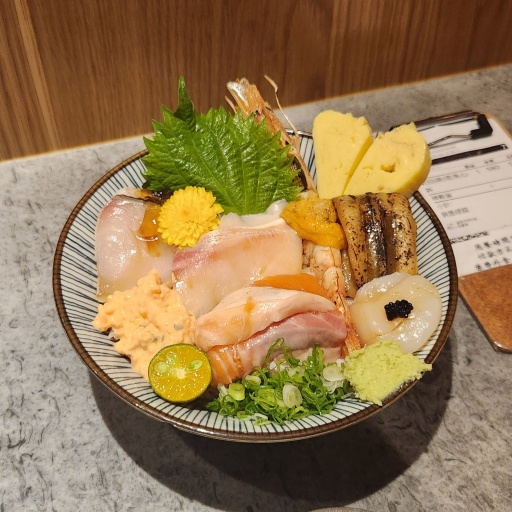
#> input picture assets/food.jpg, 512 x 512 px, found by its file name
$ python 03_block_dct_jpeg.py
#> lines starting #> are read from the running program, lines starting #| are printed output that depends on the picture
### src/io_utils.py
"""Image loading helpers."""

import os

import cv2
import numpy as np


def load_image(path, color_space="rgb"):
    """Load an image file and convert it to the requested color space.

    Parameters
    ----------
    path : str
        Path to the image file.
    color_space : {"rgb", "yuv", "gray"}
        Target color space. ``"gray"`` returns an ``int32`` ``(H, W, 1)`` array;
        the others return ``float32`` ``(H, W, 3)`` arrays.
    """
    if not os.path.exists(path):
        raise FileNotFoundError(
            f"Image not found: {path}. Pass any 512x512 color image via "
            "--image (the default test image is assets/food.jpg)."
        )
    image = cv2.imread(path, cv2.IMREAD_COLOR)
    if image is None:
        raise ValueError(f"Failed to read image: {path}")

    if color_space == "rgb":
        return cv2.cvtColor(image, cv2.COLOR_BGR2RGB).astype(np.float32)
    if color_space == "yuv":
        return cv2.cvtColor(image, cv2.COLOR_BGR2YUV).astype(np.float32)
    if color_space == "gray":
        gray = cv2.cvtColor(image, cv2.COLOR_BGR2GRAY).astype(np.int32)
        h, w = gray.shape
        return gray.reshape(h, w, 1)
    raise ValueError("color_space must be 'rgb', 'yuv', or 'gray'")

### src/blocks.py
"""Splitting an image into fixed-size blocks and stitching them back."""

import numpy as np


def split_image_into_blocks(image, block_size):
    """Split ``(H, W, C)`` image into a row-major list of ``(bs, bs, C)`` blocks.

    Assumes ``H`` and ``W`` are exact multiples of ``block_size``.
    """
    blocks = []
    height, width, _ = image.shape
    for y in range(0, height, block_size):
        for x in range(0, width, block_size):
            blocks.append(image[y:y + block_size, x:x + block_size, :])
    return blocks


def restore_image_from_blocks(block_list, image_size=512, block_size=8, channels=3):
    """Reassemble a row-major list of blocks into a full image.

    Values are rounded and clipped to ``[0, 255]`` and returned as ``uint8``.
    """
    restored = np.zeros((image_size, image_size, channels))
    idx = 0
    for y in range(0, image_size, block_size):
        for x in range(0, image_size, block_size):
            restored[y:y + block_size, x:x + block_size, :] = block_list[idx]
            idx += 1
    return np.clip(np.round(restored), 0, 255).astype(np.uint8)

### src/metrics.py
"""Distortion metrics shared across all pipelines."""

import numpy as np


def calculate_mse(original, restored):
    """Mean squared error between two arrays of identical shape."""
    original = np.asarray(original)
    restored = np.asarray(restored)
    return np.mean((original - restored) ** 2)


# [5 lines left out: function calculate_list_mse, not called in this run]

### src/rate_distortion.py
"""Rate-distortion sweeps, RD-curve plotting, and optimal-QP search."""

import os

import numpy as np
import matplotlib.pyplot as plt

from .jpeg_codec import image_compress, image_decompress
from .entropy import count_bits, unary_length
from .metrics import calculate_mse, calculate_list_mse

TOTAL_PIXELS = 512 * 512  # rate is normalized by the full-image pixel count


def sweep_blocks(blocks, luminance_table, chrominance_table, QP_values,
                 use_dct=True, block_size=8, reconstruct_fn=None, reference=None):
    """Sweep a list of QP values over a list of 3-channel blocks/subbands.

    For each QP, every block's Y channel is coded with ``luminance_table`` and
    its U, V channels with ``chrominance_table``. Rate is total bits divided by
    ``512 * 512``.

    Distortion is computed in one of two ways:

    * If ``reconstruct_fn`` and ``reference`` are given, the restored blocks are
      reassembled into a full image via ``reconstruct_fn`` and compared to
      ``reference`` with MSE (both experiment pipelines).
    * Otherwise, the MSE is taken directly between the stacks of original and
      restored blocks.

    Returns
    -------
    (rate_list, distortion_list) : tuple of lists
    """
    rate_list, distortion_list = [], []
    for qp in QP_values:
        restored_blocks = []
        size = 0
        for block in blocks:
            cY = image_compress(block[:, :, 0], luminance_table, qp, use_dct)
            cU = image_compress(block[:, :, 1], chrominance_table, qp, use_dct)
            cV = image_compress(block[:, :, 2], chrominance_table, qp, use_dct)

            dY = image_decompress(cY, luminance_table, qp, use_dct, block_size)
            dU = image_decompress(cU, chrominance_table, qp, use_dct, block_size)
            dV = image_decompress(cV, chrominance_table, qp, use_dct, block_size)

            restored_blocks.append(np.stack((dY, dU, dV), axis=2))
            size += count_bits(cY) + count_bits(cU) + count_bits(cV)

        if reconstruct_fn is not None and reference is not None:
            restored = reconstruct_fn(restored_blocks)
            distortion_list.append(calculate_mse(reference, restored))
        else:
            distortion_list.append(calculate_list_mse(blocks, restored_blocks))

        rate_list.append(size / TOTAL_PIXELS)
    return rate_list, distortion_list


# [18 lines left out: function find_optimal_qp, not called in this run]


def plot_rd_curve(rate_list, distortion_list, labels=None, label_prefix="QP",
                  title="Rate-Distortion Curve", save_path=None):
    """Plot an MSE-vs-bpp rate-distortion curve with per-point annotations.

    If ``save_path`` is given the figure is written there; otherwise it is
    shown interactively.
    """
    plt.figure(figsize=(10, 6))
    plt.plot(rate_list, distortion_list, marker="o", linestyle="-", color="b")
    if labels is not None:
        for i, lab in enumerate(labels):
            plt.text(rate_list[i] + 0.05, distortion_list[i] + 0.05,
                     f"{label_prefix}={lab}", fontsize=9, ha="left", va="bottom")
    plt.xlabel("Rate (Bits per Pixel)", loc="right")
    plt.ylabel("Distortion (MSE)", loc="top")
    plt.title(title)
    plt.grid(True)
    if save_path:
        save_dir = os.path.dirname(save_path)
        if save_dir:
            os.makedirs(save_dir, exist_ok=True)
        plt.savefig(save_path, dpi=150, bbox_inches="tight")
        plt.close()
    else:
        plt.show()

### src/quantization.py
"""Quantization and the standard JPEG quantization tables.

Two families of tables are provided:

* The standard 8x8 JPEG luminance / chrominance tables, used by the block-DCT
  pipeline (``src/jpeg_codec.py``).
* Flat "unit" tables (all-ones) at an arbitrary block size, used by the subband
  compression pipeline where the QP alone controls the step size.
"""

import numpy as np

# Standard JPEG 8x8 luminance quantization table (Annex K).
LUMINANCE_QUANT_TABLE = np.array([
    [16, 11, 10, 16, 24, 40, 51, 61],
    [12, 12, 14, 19, 26, 58, 60, 55],
    [14, 13, 16, 24, 40, 57, 69, 56],
    [14, 17, 22, 29, 51, 87, 80, 62],
    [18, 22, 37, 56, 68, 109, 103, 77],
    [24, 35, 55, 64, 81, 104, 113, 92],
    [49, 64, 78, 87, 103, 121, 120, 101],
    [72, 92, 95, 98, 112, 100, 103, 99],
])

# Standard JPEG 8x8 chrominance quantization table (Annex K).
CHROMINANCE_QUANT_TABLE = np.array([
    [17, 18, 24, 47, 99, 99, 99, 99],
    [18, 21, 26, 66, 99, 99, 99, 99],
    [24, 26, 56, 99, 99, 99, 99, 99],
    [47, 66, 99, 99, 99, 99, 99, 99],
    [99, 99, 99, 99, 99, 99, 99, 99],
    [99, 99, 99, 99, 99, 99, 99, 99],
    [99, 99, 99, 99, 99, 99, 99, 99],
    [99, 99, 99, 99, 99, 99, 99, 99],
])


# [7 lines left out: function unit_quant_table, not called in this run]


def quantize(image, quant_table, QP):
    """Divide by (table * QP) and round to the nearest integer."""
    adjusted_quant_table = quant_table * QP
    return np.round(image / adjusted_quant_table).astype(int)


def dequantize(quantized_image, quant_table, QP):
    """Inverse of :func:`quantize` (multiply by table * QP)."""
    adjusted_quant_table = quant_table * QP
    return (quantized_image * adjusted_quant_table).astype(float)

### src/jpeg_codec.py
"""Single-channel compress / decompress orchestration.

Both project pipelines share the same tail: (optional DCT) -> quantize ->
zig-zag scan -> unary encode, and its exact inverse. The only differences are
whether a DCT is applied and the block size of the zig-zag scan:

* Block-DCT JPEG pipeline: ``use_dct=True``, ``block_size=8``.
* Subband compression pipeline: ``use_dct=False``, ``block_size=64``.
"""

from .dct import apply_2d_dct, apply_2d_idct
from .quantization import quantize, dequantize
from .zigzag import zigzag, inverse_zigzag
from .entropy import unary_encode, unary_decode


def image_compress(image, quant_table, QP, use_dct=True):
    """Compress a single 2-D channel into a list of unary codes.

    Parameters
    ----------
    image : ndarray, 2-D
        One channel of one block / subband.
    quant_table : ndarray
        Quantization table matching ``image``'s shape.
    QP : float
        Quality parameter scaling the quantization table.
    use_dct : bool
        Apply a 2-D DCT before quantization (block-DCT JPEG). Set ``False`` for
        the subband pipeline, which quantizes the spatial-domain subband.
    """
    if use_dct:
        image = apply_2d_dct(image)
    image = quantize(image, quant_table, QP)
    zigzag_result = zigzag(image)
    return unary_encode(zigzag_result)


def image_decompress(compressed_image, quant_table, QP, use_dct=True, block_size=8):
    """Inverse of :func:`image_compress`.

    ``block_size`` must equal the side length of the quantized grid (8 for the
    block-DCT pipeline, 64 for the subband pipeline).
    """
    zigzag_result = unary_decode(compressed_image)
    dezigzagged = inverse_zigzag(zigzag_result, size=block_size)
    dequantized = dequantize(dezigzagged, quant_table, QP)
    if use_dct:
        return apply_2d_idct(dequantized)
    return dequantized

### src/dct.py
"""2-D DCT / IDCT via separable 1-D transforms (scipy.fftpack)."""

from scipy.fftpack import dct, idct


def apply_2d_dct(image):
    """Orthonormal 2-D DCT of a 2-D array (applied along both axes)."""
    return dct(dct(image.T, norm="ortho").T, norm="ortho")


def apply_2d_idct(coefficients):
    """Orthonormal 2-D inverse DCT (inverse of :func:`apply_2d_dct`)."""
    return idct(idct(coefficients.T, norm="ortho").T, norm="ortho")

### src/zigzag.py
"""Zig-zag scan and its inverse, parameterized by block size.

The block-DCT pipeline scans 8x8 blocks; the subband pipeline scans 64x64
subband images. ``inverse_zigzag`` needs the block size explicitly since it
must allocate the output grid.
"""

from functools import lru_cache

import numpy as np


@lru_cache(maxsize=None)
def _scan_order(rows, cols):
    order_r, order_c = [], []
    for d in range(rows + cols - 1):
        if d % 2 == 1:
            for i in range(max(0, d - cols + 1), min(d + 1, rows)):
                order_r.append(i)
                order_c.append(d - i)
        else:
            for i in range(max(0, d - rows + 1), min(d + 1, cols)):
                order_r.append(d - i)
                order_c.append(i)
    return np.array(order_r), np.array(order_c)


def zigzag(image):
    """Flatten a 2-D array into a 1-D array using a diagonal zig-zag scan."""
    return image[_scan_order(*image.shape)]


def inverse_zigzag(arr, size=8):
    """Rebuild a ``(size, size)`` array from a zig-zag scanned 1-D array."""
    result = np.zeros((size, size), dtype=float)
    result[_scan_order(size, size)] = arr[:size * size]
    return result

### src/entropy.py
"""Unary entropy coding of quantized coefficients.

A non-negative integer ``v`` is coded as ``v`` ones followed by a terminating
zero (``'1' * v + '0'``). Negative values use the same magnitude code with a
trailing ``'-'`` sign marker. This simple variable-length scheme is not an
optimal entropy coder, but its total code length gives a usable bit-rate
estimate.
"""

import numpy as np


def unary_encode(zigzag_result):
    """Encode a sequence of integers as a list of unary code strings."""
    return ["1" * v + "0" if v >= 0 else "1" * -v + "0-" for v in np.asarray(zigzag_result).tolist()]


def unary_decode(compressed_image):
    """Inverse of :func:`unary_encode`."""
    return np.array([-(len(code) - 2) if code.endswith("-") else len(code) - 1
                     for code in compressed_image])


def count_bits(compressed):
    """Total number of characters (bits) across a list of unary codes."""
    return sum(map(len, compressed))


# [4 lines left out: function unary_length, not called in this run]

### experiments/03_block_dct_jpeg.py
"""Experiment 3: textbook block-DCT JPEG codec with a QP sweep.

Splits the input image (YUV) into 8x8 blocks, then for each block applies the
full JPEG chain: level shift (-128) -> 2-D DCT -> quantize (standard
luminance/chrominance tables) -> zig-zag -> unary-encode, and the inverse.
Sweeps a list of QP values, rebuilds the full image at each QP (rounded and
clipped to [0, 255]), and plots the rate-distortion curve.

Usage:
    python experiments/03_block_dct_jpeg.py
"""

import argparse
import os
import sys

sys.path.insert(0, os.path.dirname(os.path.dirname(os.path.abspath(__file__))))

from src.io_utils import load_image
from src.blocks import split_image_into_blocks, restore_image_from_blocks
from src.quantization import LUMINANCE_QUANT_TABLE, CHROMINANCE_QUANT_TABLE
from src.rate_distortion import sweep_blocks, plot_rd_curve

BLOCK = 8
LEVEL_SHIFT = 128
QP_VALUES = [1, 2, 3, 5, 10, 20]


def main():
    parser = argparse.ArgumentParser(description=__doc__)
    parser.add_argument("--image", default="assets/food.jpg", help="Path to a 512x512 color image")
    parser.add_argument("--no-plot", action="store_true", help="Skip RD-curve plotting")
    parser.add_argument("--save-dir", default=None, help="Directory to save the RD-curve PNG")
    args = parser.parse_args()

    image_yuv = load_image(args.image, color_space="yuv")
#> in load_image, image is the input picture: shape (512, 512, 3); mean B, G, R 81.6, 120.6, 148.8
#> in load_image, `return cv2.cvtColor(image, cv2.COLOR_BGR2YUV).astype(np.float32)`:
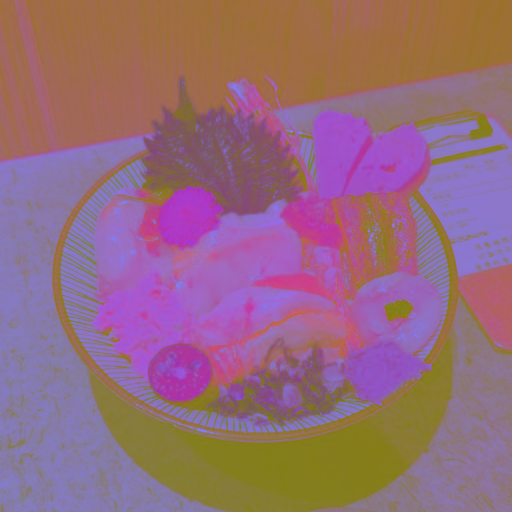
#> returned value: shape (512, 512, 3) float32; mean of channels 0, 1, 2 124.6, 107, 149.1; drawn as B, G, R
    blocks = split_image_into_blocks(image_yuv - LEVEL_SHIFT, BLOCK)
#> after the loop in split_image_into_blocks, `for y in range(0, height, block_size):`: blocks = 4096 items
#> blocks = 4096 items
    print(f"Split into {len(blocks)} blocks of shape {blocks[0].shape}")
#| Split into 4096 blocks of shape (8, 8, 3)

    def reconstruct_fn(restored_blocks):
        return restore_image_from_blocks([b + LEVEL_SHIFT for b in restored_blocks], image_size=512,
                                         block_size=BLOCK, channels=3)

    rate_list, distortion_list = sweep_blocks(
        blocks, LUMINANCE_QUANT_TABLE, CHROMINANCE_QUANT_TABLE, QP_VALUES,
        use_dct=True, block_size=BLOCK,
        reconstruct_fn=reconstruct_fn, reference=image_yuv)
#> after the loop in sweep_blocks, `for qp in QP_values:`: distortion_list = [15.56, 26.25, 35.36, 53.75, 108.3, 234.4]; rate_list = [4.18, 3.58, 3.39, 3.23, 3.11, 3.05]
#> rate_list = [4.18, 3.58, 3.39, 3.23, 3.11, 3.05]; distortion_list = [15.56, 26.25, 35.36, 53.75, 108.3, 234.4]

    print("\nQP sweep (QP, MSE, rate):")
    for qp, d, r in zip(QP_VALUES, distortion_list, rate_list):
        print(f"  {qp}\t{d:.4f}\t{r:.4f}")
#> this loop made 6 passes
#> (qp, d, r) on passes 1 to 6: (1, 15.56, 4.18), (2, 26.25, 3.58), (3, 35.36, 3.39), (5, 53.75, 3.23), (10, 108.3, 3.11), (20, 234.4, 3.05)
#|   1	15.5647	4.1776
#|   2	26.2482	3.5843
#|   3	35.3603	3.3863
#|   5	53.7530	3.2274
#|   10	108.2953	3.1078
#|   20	234.4398	3.0515

    if not args.no_plot:
        save = os.path.join(args.save_dir, "rd_block_dct.png") if args.save_dir else None
        plot_rd_curve(rate_list, distortion_list, labels=QP_VALUES,
                      title="Block-DCT JPEG Rate-Distortion Curve", save_path=save)
#> in plot_rd_curve, `plt.show()`:
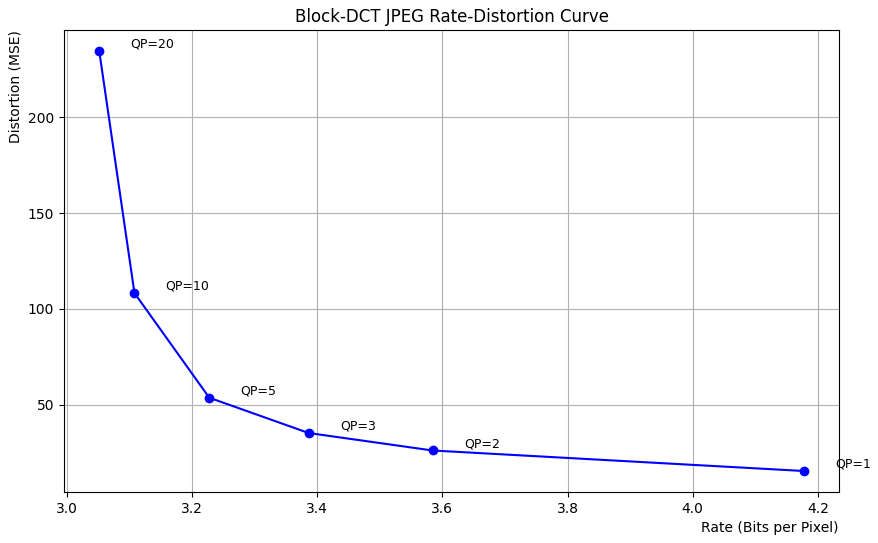
#> figure drawn by matplotlib, 1 panel


if __name__ == "__main__":
    main()
